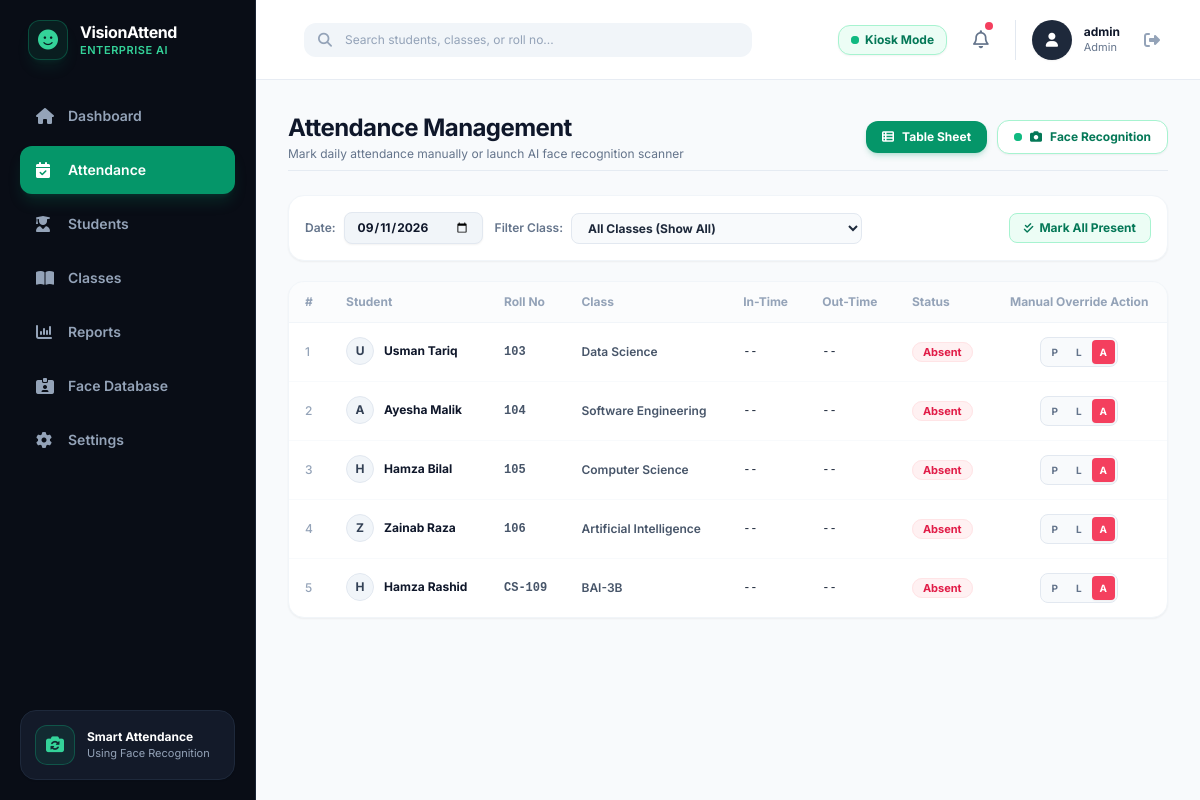
/attendance (signed in), run on an earlier commit of the app's database.
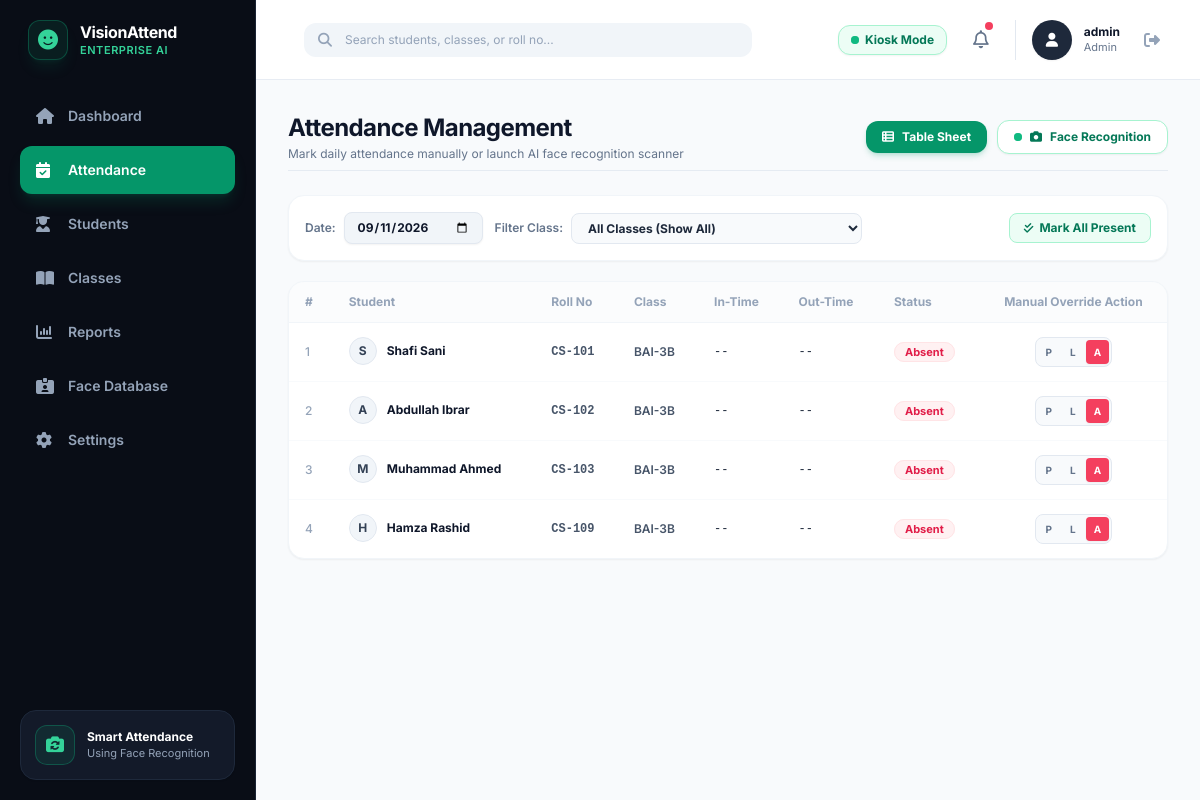
And on a later commit of the database.
### src/database.py (models this page shows, shortened)
class Student(db.Model):
    __tablename__ = 'students'
    id = db.Column(db.Integer, primary_key=True)
    student_id = db.Column(db.String(50), unique=True, nullable=False, index=True)  # e.g., "CS-001"
    name = db.Column(db.String(100), nullable=False)                                # e.g., "Ali Raza"
    department = db.Column(db.String(100), default="BCS - 1A")                      # Class / Department code
    email = db.Column(db.String(120), nullable=True)
    sample_image = db.Column(db.String(255), nullable=True)
    created_at = db.Column(db.DateTime, default=datetime.utcnow)
    attendances = db.relationship('Attendance', backref='student', lazy=True, cascade="all, delete-orphan")

### app.py (the view)
@app.route('/attendance')
@admin_required
def attendance():
    date_str = request.args.get('date', '').strip()
    selected_date = date.today()
    if date_str:
        try:
            selected_date = datetime.strptime(date_str, "%Y-%m-%d").date()
        except ValueError:
            pass
    all_students = Student.query.order_by(Student.student_id.asc()).all()
    all_classes = AcademicClass.query.order_by(AcademicClass.class_code.asc()).all()
    records = Attendance.query.filter_by(date=selected_date).all()
    rec_map = {r.student_id: r for r in records}
    student_attendance_list = []
    for s in all_students:
        att = rec_map.get(s.student_id)
        student_attendance_list.append({
            "student_id": s.student_id,
            "name": s.name,
            "department": s.department,
            "in_time": att.in_time if att else None,
            "out_time": att.out_time if att else None,
            "status": att.status if att else "Absent"
        })
    return render_template(
        'attendance.html',
        active_page='attendance',
        student_attendance_list=student_attendance_list,
        classes=all_classes,
        selected_date_str=selected_date.strftime("%Y-%m-%d"),
        today_str=selected_date.strftime("%d %b %Y"),
        is_today=(selected_date == date.today())
    )

### templates/attendance.html (shortened to what this page needs)
{% extends "base.html" %}
{% block content %}
<div class="space-y-6">
    <div class="flex flex-col md:flex-row items-start md:items-center justify-between gap-4 pb-2 border-b border-slate-200/80">
        <div>
            <h1 class="text-xl sm:text-2xl font-bold text-slate-900 tracking-tight">Attendance Management</h1>
            <p class="text-xs text-slate-500 mt-0.5">Mark daily attendance manually or launch AI face recognition scanner</p>
        </div>
        <div class="flex items-center gap-2.5 w-full md:w-auto">
            <button id="tabTableBtn" onclick="switchView('table')"
                    class="flex-1 md:flex-initial px-4 py-2 text-xs font-bold rounded-xl transition-all flex items-center justify-center gap-2 bg-emerald-600 text-white shadow-md shadow-emerald-600/20">
                <i class="fa-solid fa-table-list"></i> Table Sheet
            </button>
            <button id="tabCameraBtn" onclick="switchView('camera')"
                    class="flex-1 md:flex-initial px-4 py-2 text-xs font-bold rounded-xl transition-all flex items-center justify-center gap-2 bg-white hover:bg-emerald-50 text-emerald-700 border border-emerald-200 shadow-sm hover:border-emerald-300">
                <span class="relative flex h-2 w-2">
                    <span class="relative inline-flex rounded-full h-2 w-2 bg-emerald-500"></span>
                </span>
                <i class="fa-solid fa-camera"></i> Face Recognition
            </button>
        </div>
    </div>
    <div id="tableView" class="space-y-5">
        <div class="bg-white rounded-2xl p-4 border border-slate-100 shadow-sm flex flex-col sm:flex-row items-stretch sm:items-center justify-between gap-3">
            <div class="flex flex-wrap items-center gap-3 text-xs">
                <div class="flex items-center gap-2">
                    <label for="attendanceDatePicker" class="font-semibold text-slate-500">Date:</label>
                    <input type="date" id="attendanceDatePicker" value="{{ selected_date_str }}"
                           onchange="window.location.href='{{ url_for('attendance') }}?date=' + this.value"
                           class="bg-slate-100 hover:bg-slate-200/80 border border-slate-200 rounded-lg px-3 py-1.5 text-xs text-slate-900 font-bold focus:outline-none focus:ring-2 focus:ring-emerald-500/20 cursor-pointer shadow-sm">
                </div>
                <div class="flex items-center gap-2">
                    <span class="text-slate-500 font-semibold">Filter Class:</span>
                    <select id="classFilterSelect" onchange="filterTableByClass(this.value)"
                            class="bg-slate-50 border border-slate-200 rounded-lg px-3 py-1.5 text-slate-800 font-bold focus:outline-none focus:ring-2 focus:ring-emerald-500/20 cursor-pointer">
                        <option value="ALL">All Classes (Show All)</option>
                    </select>
                </div>
            </div>
            <div class="flex items-center space-x-2">
                <form method="POST" action="{{ url_for('mark_all_manual', status='Present', date=selected_date_str) }}">
                    <button type="submit" class="px-3.5 py-1.5 bg-emerald-50 hover:bg-emerald-100 text-emerald-700 border border-emerald-200 text-xs font-bold rounded-lg transition-all flex items-center gap-1.5">
                        <i class="fa-solid fa-check-double text-[11px]"></i> Mark All Present
                    </button>
                </form>
            </div>
        </div>
        <div class="bg-white rounded-2xl border border-slate-100 shadow-sm overflow-hidden">
            <div class="overflow-x-auto">
                <table class="w-full text-left text-xs min-w-[650px]" id="attendanceTable">
                    <thead>
                        <tr class="text-slate-400 font-semibold bg-slate-50/60 border-b border-slate-100">
                            <th class="py-3 px-4">#</th>
                            <th class="py-3 px-4">Student</th>
                            <th class="py-3 px-4">Roll No</th>
                            <th class="py-3 px-4">Class</th>
                            <th class="py-3 px-4">In-Time</th>
                            <th class="py-3 px-4">Out-Time</th>
                            <th class="py-3 px-4">Status</th>
                            <th class="py-3 px-4 text-center">Manual Override Action</th>
                        </tr>
                    </thead>
                    <tbody class="divide-y divide-slate-50 text-slate-700" id="attendanceTbody">
                        {% for item in student_attendance_list %}
                        <tr class="attendance-row hover:bg-slate-50/70 transition-colors" data-class="{{ item.department }}">
                            <td class="py-3.5 px-4 text-slate-400 font-medium row-index">{{ loop.index }}</td>
                            <td class="py-3.5 px-4 font-bold text-slate-900 flex items-center gap-2.5">
                                <span class="h-7 w-7 rounded-full bg-slate-100 text-slate-700 border border-slate-200 flex items-center justify-center text-xs font-bold">{{ item.name[0] }}</span>
                                <span class="student-name-text">{{ item.name }}</span>
                            </td>
                            <td class="py-3.5 px-4 font-mono text-slate-600 font-bold">{{ item.student_id }}</td>
                            <td class="py-3.5 px-4 text-slate-600 font-semibold class-cell">{{ item.department }}</td>
                            <td class="py-3.5 px-4 font-mono text-slate-800">{{ item.in_time or '--' }}</td>
                            <td class="py-3.5 px-4 font-mono text-slate-800">{{ item.out_time or '--' }}</td>
                            <td class="py-3.5 px-4">
                                {% if item.status == 'Present' %}
                                <span class="px-2.5 py-0.5 rounded-full text-[11px] font-bold bg-emerald-50 text-emerald-600 border border-emerald-100">
                                    Present
                                </span>
                                {% elif item.status == 'Late' %}
                                <span class="px-2.5 py-0.5 rounded-full text-[11px] font-bold bg-amber-50 text-amber-600 border border-amber-100">
                                    Late
                                </span>
                                {% else %}
                                <span class="px-2.5 py-0.5 rounded-full text-[11px] font-bold bg-rose-50 text-rose-600 border border-rose-100">
                                    Absent
                                </span>
                                {% endif %}
                            </td>
                            <td class="py-3.5 px-4 text-center">
                                <div class="inline-flex rounded-lg border border-slate-200 p-0.5 bg-slate-50 space-x-0.5">
                                    <form method="POST" action="{{ url_for('manual_mark_student', student_id=item.student_id, status='Present', date=selected_date_str) }}" class="inline">
                                        <button type="submit" title="Mark Present"
                                                class="px-2 py-1 rounded text-[10px] font-bold transition-colors {% if item.status == 'Present' %}bg-emerald-600 text-white shadow-sm{% else %}text-slate-500 hover:text-emerald-600 hover:bg-emerald-50{% endif %}">
                                            P
                                        </button>
                                    </form>
                                    <form method="POST" action="{{ url_for('manual_mark_student', student_id=item.student_id, status='Late', date=selected_date_str) }}" class="inline">
                                        <button type="submit" title="Mark Late"
                                                class="px-2 py-1 rounded text-[10px] font-bold transition-colors {% if item.status == 'Late' %}bg-amber-500 text-white shadow-sm{% else %}text-slate-500 hover:text-amber-600 hover:bg-amber-50{% endif %}">
                                            L
                                        </button>
                                    </form>
                                    <form method="POST" action="{{ url_for('manual_mark_student', student_id=item.student_id, status='Absent', date=selected_date_str) }}" class="inline">
                                        <button type="submit" title="Mark Absent"
                                                class="px-2 py-1 rounded text-[10px] font-bold transition-colors {% if item.status == 'Absent' %}bg-rose-500 text-white shadow-sm{% else %}text-slate-500 hover:text-rose-600 hover:bg-rose-50{% endif %}">
                                            A
                                        </button>
                                    </form>
                                </div>
                            </td>
                        </tr>
                        {% endfor %}
                    </tbody>
                </table>
            </div>
        </div>
    </div>
</div>
{% endblock %}

What changed in the data, as far as the page shows it:
removed Student: name "U", name "Usman Tariq", student_id "103", department "Data Science", in_time "--", out_time "--"
removed Student: name "A", name "Ayesha Malik", student_id "104", department "Software Engineering", in_time "--", out_time "--"
removed Student: name "H", name "Hamza Bilal", student_id "105", department "Computer Science", in_time "--", out_time "--"
removed Student: name "Z", name "Zainab Raza", student_id "106", department "Artificial Intelligence", in_time "--", out_time "--"
added Student: name "S", name "Shafi Sani", student_id "CS-101", department "BAI-3B", in_time "--", out_time "--"
added Student: name "A", name "Abdullah Ibrar", student_id "CS-102", department "BAI-3B", in_time "--", out_time "--"
added Student: name "M", name "Muhammad Ahmed", student_id "CS-103", department "BAI-3B", in_time "--", out_time "--"
